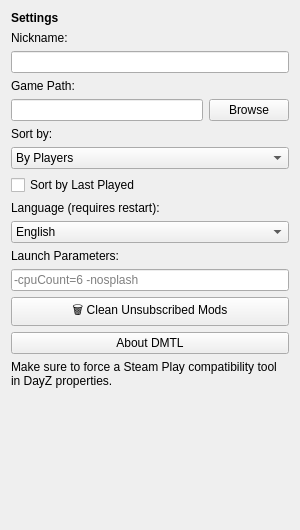
<?xml version="1.0" encoding="UTF-8"?>
<ui version="4.0">
 <class>PanelSettings</class>
 <widget class="QWidget" name="PanelSettings">
  <property name="geometry">
   <rect>
    <x>0</x>
    <y>0</y>
    <width>300</width>
    <height>530</height>
   </rect>
  </property>
  <layout class="QVBoxLayout" name="verticalLayout">
   <item>
    <widget class="QLabel" name="label_title">
     <property name="font">
      <font>
       <bold>true</bold>
      </font>
     </property>
     <property name="text">
      <string>Settings</string>
     </property>
    </widget>
   </item>
   <item>
    <widget class="QLabel" name="label_nick">
     <property name="text">
      <string>Nickname:</string>
     </property>
    </widget>
   </item>
   <item>
    <widget class="QLineEdit" name="input_nick"/>
   </item>
   <item>
    <widget class="QLabel" name="label_path">
     <property name="text">
      <string>Game Path:</string>
     </property>
    </widget>
   </item>
   <item>
    <layout class="QHBoxLayout" name="horizontalLayout">
     <item>
      <widget class="QLineEdit" name="input_path"/>
     </item>
     <item>
      <widget class="QPushButton" name="btn_browse">
       <property name="text">
        <string>Browse</string>
       </property>
      </widget>
     </item>
    </layout>
   </item>
   <item>
    <widget class="QLabel" name="label_sort">
     <property name="text">
      <string>Sort by:</string>
     </property>
    </widget>
   </item>
   <item>
    <widget class="QComboBox" name="combo_sort">
     <item>
      <property name="text">
       <string>By Players</string>
      </property>
     </item>
     <item>
      <property name="text">
       <string>By Name (A-Z)</string>
      </property>
     </item>
    </widget>
   </item>
   <item>
    <widget class="QCheckBox" name="check_last_played">
     <property name="text">
      <string>Sort by Last Played</string>
     </property>
     <property name="cursor">
      <cursorShape>PointingHandCursor</cursorShape>
     </property>
    </widget>
   </item>
   <item>
    <widget class="QLabel" name="label_lang">
     <property name="text">
      <string>Language (requires restart):</string>
     </property>
    </widget>
   </item>
   <item>
    <widget class="QComboBox" name="combo_lang">
     <item>
      <property name="text">
       <string>English</string>
      </property>
     </item>
     <item>
      <property name="text">
       <string>Українська</string>
      </property>
     </item>
    </widget>
   </item>
   <item>
    <widget class="QLabel" name="label_params">
     <property name="text">
      <string>Launch Parameters:</string>
     </property>
    </widget>
   </item>
   <item>
    <widget class="QLineEdit" name="input_params">
     <property name="placeholderText">
      <string>-cpuCount=6 -nosplash</string>
     </property>
    </widget>
   </item>
   <item>
    <widget class="QPushButton" name="btn_cleanup">
     <property name="text">
      <string>🗑️ Clean Unsubscribed Mods</string>
     </property>
     <property name="cursor">
      <cursorShape>PointingHandCursor</cursorShape>
     </property>
    </widget>
   </item>
   <item>
    <widget class="QPushButton" name="btn_about">
     <property name="text">
      <string>About DMTL</string>
     </property>
     <property name="cursor">
      <cursorShape>PointingHandCursor</cursorShape>
     </property>
    </widget>
   </item>
   <item>
    <widget class="QLabel" name="linux_warning">
     <property name="text">
      <string>Make sure to force a Steam Play compatibility tool in DayZ properties.</string>
     </property>
     <property name="wordWrap">
      <bool>true</bool>
     </property>
    </widget>
   </item>
   <item>
    <spacer name="verticalSpacer">
     <property name="orientation">
      <enum>Qt::Orientation::Vertical</enum>
     </property>
     <property name="sizeHint" stdset="0">
      <size>
       <width>20</width>
       <height>40</height>
      </size>
     </property>
    </spacer>
   </item>
  </layout>
 </widget>
 <resources/>
 <connections/>
</ui>
